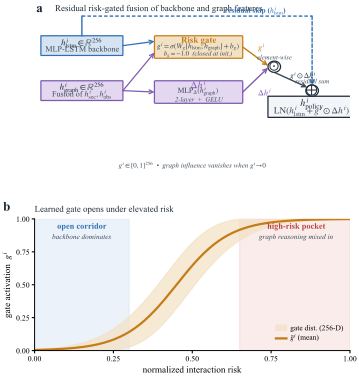

Python code for this plot:
"""Fig 4 — Residual risk-gated fusion.

Single-column figure with two panels:
 (a) Data-flow diagram. h_lstm (backbone) bypasses the graph encoder via a
     residual skip; h_graph is transformed by MLP_Delta and modulated by a
     learned sigmoid gate g^i; the gated delta is added to h_lstm and
     LayerNormed to produce h_policy.
 (b) Gate behavior across two regimes. In open corridors (low TTC risk) the
     gate stays near zero so the backbone dominates; in high-risk pockets the
     gate opens and graph reasoning is mixed in.
"""
from __future__ import annotations
import sys, os
sys.path.insert(0, os.path.dirname(__file__))
import matplotlib.pyplot as plt
from matplotlib.patches import Circle, FancyArrowPatch, Rectangle, Polygon
import numpy as np

from _figstyle import (
    PALETTE, apply_style, blank_ax, rbox, text, arrow, labeled_box, save_both,
)

apply_style(font_size=7.0)

fig = plt.figure(figsize=(3.5, 4.0))
gs = fig.add_gridspec(
    2, 1, height_ratios=[1.0, 0.78], hspace=0.32,
    left=0.07, right=0.97, top=0.97, bottom=0.10,
)
ax_a = fig.add_subplot(gs[0])
ax_b = fig.add_subplot(gs[1])

# ============================================================
# Panel a — Data flow through the residual risk gate
# ============================================================
blank_ax(ax_a, xlim=(0, 100), ylim=(0, 60))
ax_a.set_aspect("auto")
ax_a.set_xlim(0, 100); ax_a.set_ylim(0, 60)

text(ax_a, 0.5, 57.5, "a", size=9.5, weight="bold", ha="left")
text(ax_a, 6.5, 57.5, "Residual risk-gated fusion of backbone and graph features",
     size=6.4, ha="left", color=PALETTE["ink"])

# Left-side inputs
in_w, in_h = 26, 7
y_lstm = 41
y_graph = 25
labeled_box(ax_a, 2, y_lstm, in_w, in_h, "$h^i_{\\mathrm{lstm}}\\in\\mathbb{R}^{256}$",
            fc=PALETTE["blue_soft"], ec=PALETTE["blue"], lw=0.9, ts=6.4,
            sub="MLP-LSTM backbone")
labeled_box(ax_a, 2, y_graph, in_w, in_h, "$h^i_{\\mathrm{graph}}\\in\\mathbb{R}^{256}$",
            fc=PALETTE["violet_soft"], ec=PALETTE["violet"], lw=0.9, ts=6.4,
            sub="Fusion of $h^i_{\\mathrm{soc}}, h^i_{\\mathrm{obs}}$")

# Middle column — gate + Δh
gate_x = 38; gate_w = 28
y_gate = 40; gate_h = 8.0
y_delta = 24; delta_h = 8.0

rbox(ax_a, gate_x, y_gate, gate_w, gate_h, fc=PALETTE["amber_soft"],
     ec=PALETTE["amber"], lw=0.9, r=0.25)
text(ax_a, gate_x + gate_w / 2, y_gate + gate_h - 1.8,
     "Risk gate", size=6.4, weight="bold", color=PALETTE["amber"])
text(ax_a, gate_x + gate_w / 2, y_gate + gate_h - 4.2,
     "$g^i=\\sigma(W_g[h_{\\mathrm{lstm}};h_{\\mathrm{graph}}]+b_g)$",
     size=5.4, color=PALETTE["ink_soft"])
text(ax_a, gate_x + gate_w / 2, y_gate + 1.2,
     "$b_g{=}{-}1.0$  (closed at init.)",
     size=4.8, color=PALETTE["ink_soft"], style="italic")

rbox(ax_a, gate_x, y_delta, gate_w, delta_h, fc=PALETTE["violet_soft"],
     ec=PALETTE["violet"], lw=0.9, r=0.25)
text(ax_a, gate_x + gate_w / 2, y_delta + delta_h - 1.8,
     "$\\Delta h^i$", size=7.2, weight="bold", color=PALETTE["violet"])
text(ax_a, gate_x + gate_w / 2, y_delta + delta_h - 4.2,
     "$\\mathrm{MLP}_\\Delta(h^i_{\\mathrm{graph}})$",
     size=5.4, color=PALETTE["ink_soft"])
text(ax_a, gate_x + gate_w / 2, y_delta + 1.2,
     "2-layer  +  GELU",
     size=4.8, color=PALETTE["ink_soft"], style="italic")

# Arrows: inputs → middle column
# h_lstm and h_graph both feed the GATE (they are concatenated inside)
arrow(ax_a, 2 + in_w, y_lstm + in_h / 2,
      gate_x, y_gate + gate_h - 2.0,
      color=PALETTE["blue"], lw=0.9, mut=7)
arrow(ax_a, 2 + in_w, y_graph + in_h / 2,
      gate_x, y_gate + 2.0,
      color=PALETTE["violet"], lw=0.9, mut=7)
# h_graph → Δh
arrow(ax_a, 2 + in_w, y_graph + in_h / 2,
      gate_x, y_delta + delta_h / 2,
      color=PALETTE["violet"], lw=0.9, mut=7)

# Right column — ⊙, ⊕, LN, output
odot_x = 76
odot_y = (y_gate + y_delta + delta_h) / 2 + 1.0
oc = Circle((odot_x, odot_y), 2.0, facecolor="white",
            edgecolor=PALETTE["ink"], lw=0.9, zorder=6)
ax_a.add_patch(oc)
text(ax_a, odot_x, odot_y, "$\\odot$", size=10.0, weight="bold", z=7)
text(ax_a, odot_x, odot_y + 3.2, "element-wise", size=4.8,
     color=PALETTE["ink_soft"], style="italic")

plus_x = 88
plus_y = odot_y - 8.5
pc = Circle((plus_x, plus_y), 2.0, facecolor="white",
            edgecolor=PALETTE["ink"], lw=0.9, zorder=6)
ax_a.add_patch(pc)
text(ax_a, plus_x, plus_y, "$\\oplus$", size=11.0, weight="bold", z=7)
text(ax_a, plus_x, plus_y + 3.2, "residual sum", size=4.8,
     color=PALETTE["ink_soft"], style="italic")

# Gate → ⊙ and Δh → ⊙
arrow(ax_a, gate_x + gate_w, y_gate + gate_h / 2, odot_x - 2.0, odot_y + 0.4,
      color=PALETTE["amber"], lw=1.0, mut=7)
arrow(ax_a, gate_x + gate_w, y_delta + delta_h / 2, odot_x - 2.0, odot_y - 0.4,
      color=PALETTE["violet"], lw=1.0, mut=7)
text(ax_a, gate_x + gate_w + 4.8, y_gate + gate_h / 2 - 0.4, "$g^i$",
     size=6.0, color=PALETTE["amber"], weight="bold", ha="left")
text(ax_a, gate_x + gate_w + 4.8, y_delta + delta_h / 2 - 0.4, "$\\Delta h^i$",
     size=6.0, color=PALETTE["violet"], weight="bold", ha="left")

# ⊙ → ⊕
arrow(ax_a, odot_x, odot_y - 2.0, plus_x - 1.6, plus_y + 1.2,
      color=PALETTE["ink_soft"], lw=1.0, mut=7)
text(ax_a, odot_x + 5.0, (odot_y + plus_y) / 2 + 0.6,
     "$g^i\\odot\\Delta h^i$", size=5.4, color=PALETTE["ink"], ha="left")

# Residual skip from h_lstm → ⊕ (curves over the top)
skip_y = 55
arrow(ax_a, 2 + in_w * 0.5, y_lstm + in_h, 2 + in_w * 0.5, skip_y,
      color=PALETTE["blue"], lw=1.0, mut=0, style="-")
ax_a.plot([2 + in_w * 0.5, plus_x], [skip_y, skip_y],
          color=PALETTE["blue"], lw=1.0, linestyle=(0, (2.5, 1.5)), zorder=4)
arrow(ax_a, plus_x, skip_y, plus_x, plus_y + 2.0,
      color=PALETTE["blue"], lw=1.0, mut=7, ls=(0, (2.5, 1.5)))
text(ax_a, 70, skip_y + 1.5, "residual skip ($h^i_{\\mathrm{lstm}}$)",
     size=5.4, color=PALETTE["blue"], weight="bold", ha="center")

# Output: LN + h_policy
out_y = plus_y - 9.5
labeled_box(ax_a, plus_x - 14, out_y, 28, 7.5, "$h^i_{\\mathrm{policy}}$",
            fc=PALETTE["stage_bg"], ec=PALETTE["ink"], lw=0.9, ts=7.2,
            sub="$\\mathrm{LN}(h^i_{\\mathrm{lstm}}+g^i\\odot\\Delta h^i)$")
arrow(ax_a, plus_x, plus_y - 2.0, plus_x, out_y + 7.5,
      color=PALETTE["ink_soft"], lw=1.0, mut=7)

# Side note: gate range
text(ax_a, 50, 1.5,
     "$g^i\\in[0,1]^{256}$  •  graph influence vanishes when $g^i\\!\\to\\!0$",
     size=5.0, color=PALETTE["ink_soft"], ha="center", style="italic")

# ============================================================
# Panel b — Gate behavior across regimes
# ============================================================
ax_b.set_aspect("auto")
# Use real plot axes here (not blank) so x/y ticks are meaningful

# Two regimes: synthetic gate response to a single "risk" scalar
risk = np.linspace(0, 1, 200)
# Mean activation of 256-D gate (illustrative): sigmoid centered around r=0.45
mean_gate = 1.0 / (1.0 + np.exp(-12 * (risk - 0.45)))
# Show distribution band: spread tightens near both extremes
spread = 0.18 * np.exp(-((risk - 0.45) ** 2) / 0.05)
upper = np.clip(mean_gate + spread, 0, 1)
lower = np.clip(mean_gate - spread, 0, 1)

ax_b.fill_between(risk, lower, upper, color=PALETTE["amber_soft"],
                  alpha=0.7, label="gate dist. (256-D)")
ax_b.plot(risk, mean_gate, color=PALETTE["amber"], lw=1.6,
          label="$\\bar g^i$ (mean)")

# Shade regimes
ax_b.axvspan(0, 0.30, color=PALETTE["blue_soft"], alpha=0.45, zorder=0)
ax_b.axvspan(0.65, 1.0, color=PALETTE["red_soft"], alpha=0.45, zorder=0)

# Regime labels
ax_b.text(0.15, 0.94, "open corridor", ha="center", va="center",
          fontsize=6.0, color=PALETTE["blue"], weight="bold",
          transform=ax_b.transData)
ax_b.text(0.15, 0.86, "backbone dominates", ha="center", va="center",
          fontsize=5.2, color=PALETTE["ink_soft"], style="italic",
          transform=ax_b.transData)

ax_b.text(0.83, 0.94, "high-risk pocket", ha="center", va="center",
          fontsize=6.0, color=PALETTE["red"], weight="bold",
          transform=ax_b.transData)
ax_b.text(0.83, 0.86, "graph reasoning mixed in", ha="center", va="center",
          fontsize=5.2, color=PALETTE["ink_soft"], style="italic",
          transform=ax_b.transData)

# Axis cosmetics
ax_b.set_xlim(0, 1)
ax_b.set_ylim(0, 1.0)
ax_b.set_xlabel("normalized interaction risk", fontsize=6.6, labelpad=2)
ax_b.set_ylabel("gate activation  $g^i$", fontsize=6.6, labelpad=2)
ax_b.tick_params(axis="both", labelsize=5.6, length=2.0, pad=1.5)
ax_b.set_xticks([0, 0.25, 0.5, 0.75, 1.0])
ax_b.set_yticks([0, 0.25, 0.5, 0.75, 1.0])
ax_b.spines["left"].set_linewidth(0.7)
ax_b.spines["bottom"].set_linewidth(0.7)

# Panel label (offset to top-left of axes)
ax_b.text(-0.10, 1.04, "b", transform=ax_b.transAxes,
          fontsize=9.5, fontweight="bold", ha="left", va="bottom",
          color=PALETTE["ink"])
ax_b.text(0.0, 1.04, "Learned gate opens under elevated risk",
          transform=ax_b.transAxes, fontsize=6.4,
          ha="left", va="bottom", color=PALETTE["ink"])

# Legend
ax_b.legend(loc="lower right", fontsize=5.4, frameon=False,
            handlelength=1.4, handletextpad=0.5, labelspacing=0.3)

save_both(fig, "fig4_residual_gate")
print("Fig4 written.")
